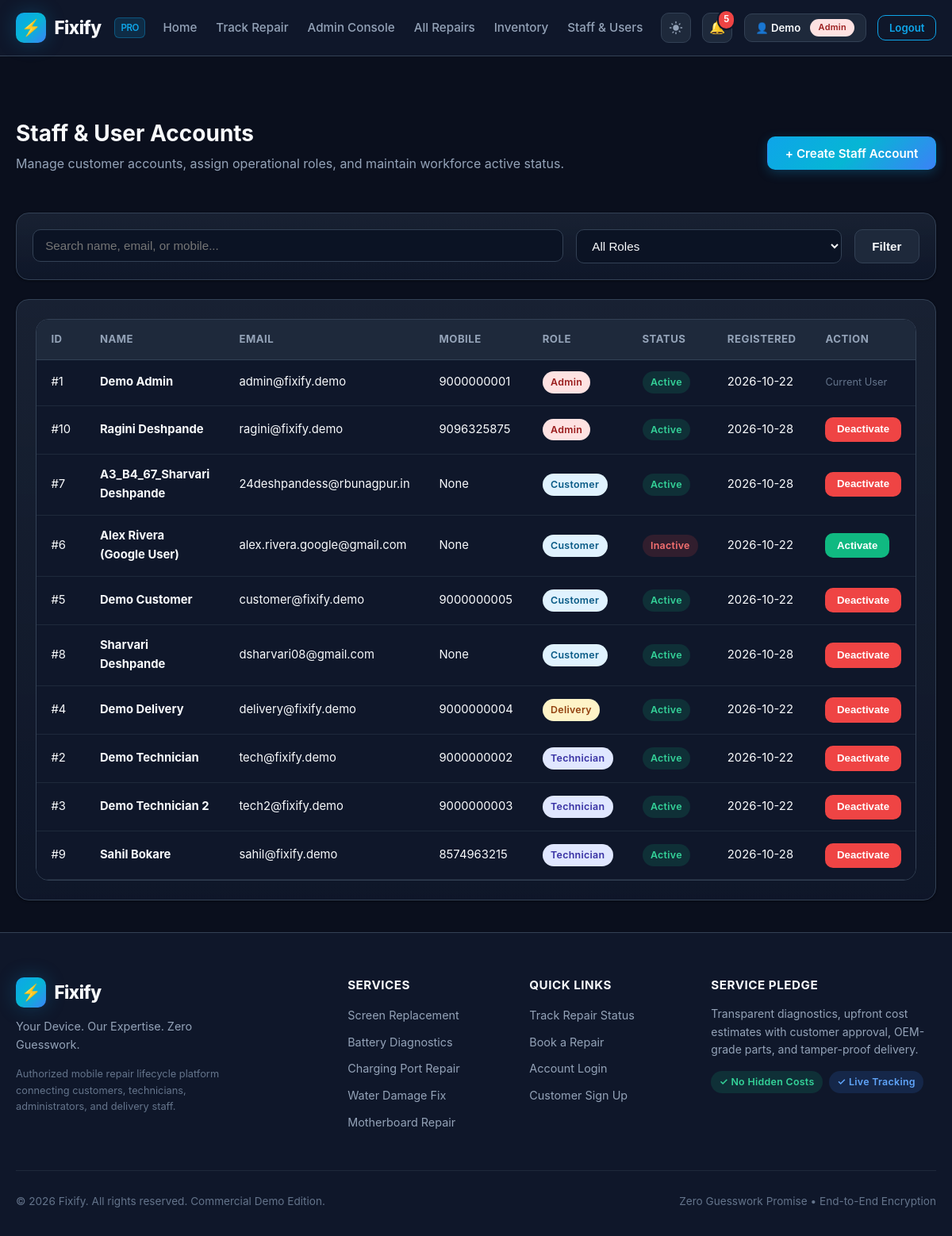
Page /admin/users (signed in) on the committed database.
### tables this page shows
CREATE TABLE users (
    id INTEGER PRIMARY KEY AUTOINCREMENT,
    full_name TEXT NOT NULL,
    email TEXT NOT NULL UNIQUE,
    mobile TEXT,
    password_hash TEXT,
    google_id TEXT UNIQUE,
    avatar_url TEXT,
    totp_secret TEXT,
    is_totp_enabled INTEGER NOT NULL DEFAULT 0,
    role TEXT NOT NULL DEFAULT 'customer' CHECK(role IN ('customer','admin','technician','delivery')),
    is_active INTEGER NOT NULL DEFAULT 1,
    created_at TEXT NOT NULL DEFAULT (datetime('now')),
    updated_at TEXT NOT NULL DEFAULT (datetime('now'))
);

### routes/admin.py (the view)
@bp.route('/users')
@login_required(roles=['admin'])
def users():
    role_filter = request.args.get('role', '').strip()
    search = request.args.get('q', '').strip()
    db = get_db()
    query = "SELECT * FROM users WHERE 1=1"
    params = []
    if role_filter:
        query += " AND role = ?"
        params.append(role_filter)
    if search:
        query += " AND (full_name LIKE ? OR email LIKE ? OR mobile LIKE ?)"
        wildcard = f"%{search}%"
        params.extend([wildcard, wildcard, wildcard])
    query += " ORDER BY role, full_name ASC"
    user_list = db.execute(query, params).fetchall()
    return render_template('admin/users.html', users=user_list, current_role=role_filter, search=search)

### database/db.py (called while the page is built)
def get_db():
    if 'db' not in g:
        g.db = sqlite3.connect(
            current_app.config['DATABASE'],
            detect_types=sqlite3.PARSE_DECLTYPES
        )
        g.db.row_factory = sqlite3.Row
        g.db.execute("PRAGMA foreign_keys = ON")
    return g.db

### services/auth_service.py (called while the page is built, shortened)
def login_required(roles=None):
    if isinstance(roles, str):
        roles = [roles]
    def decorator(f):
        @wraps(f)
        def decorated_function(*args, **kwargs):
            user_id = session.get('user_id')
            if not user_id:
                flash('Please log in to access this page.', 'warning')
                return redirect(url_for('auth.login', next=request.path))
            user_role = session.get('user_role')
            return f(*args, **kwargs)
        return decorated_function
    return decorator

### services/notification_service.py (called while the page is built)
def get_unread_count(user_id):
    db = get_db()
    row = db.execute(
        "SELECT COUNT(*) as count FROM notifications WHERE user_id = ? AND is_read = 0",
        (user_id,)
    ).fetchone()
    return row['count'] if row else 0

### templates/admin/users.html (shortened to what this page needs)
{% extends "base.html" %}
{% block content %}
<div class="container-fluid" style="max-width: 1350px; padding: 2.5rem 1.25rem;">
    <div style="display: flex; justify-content: space-between; align-items: center; margin-bottom: 2rem; flex-wrap: wrap; gap: 1rem;">
        <div>
            <h2>Staff & User Accounts</h2>
            <p>Manage customer accounts, assign operational roles, and maintain workforce active status.</p>
        </div>
        <a href="{{ url_for('admin.create_staff') }}" class="btn btn-primary">
            + Create Staff Account
        </a>
    </div>
    <div class="card" style="padding: 1.25rem; margin-bottom: 1.5rem;">
        <form action="{{ url_for('admin.users') }}" method="GET" style="display: flex; gap: 1rem; flex-wrap: wrap;">
            <div style="flex: 2; min-width: 220px;">
                <input type="text" name="q" class="form-control" placeholder="Search name, email, or mobile..." value="{{ search or '' }}">
            </div>
            <div style="flex: 1; min-width: 160px;">
                <select name="role" class="form-select" onchange="this.form.submit()">
                    <option value="">All Roles</option>
                </select>
            </div>
            <button type="submit" class="btn btn-secondary">Filter</button>
        </form>
    </div>
    <div class="card">
        <div class="table-responsive">
            <table class="table">
                <thead>
                    <tr>
                        <th>ID</th>
                        <th>Name</th>
                        <th>Email</th>
                        <th>Mobile</th>
                        <th>Role</th>
                        <th>Status</th>
                        <th>Registered</th>
                        <th>Action</th>
                    </tr>
                </thead>
                <tbody>
                    {% for u in users %}
                    <tr>
                        <td>#{{ u.id }}</td>
                        <td><strong>{{ u.full_name }}</strong></td>
                        <td>{{ u.email }}</td>
                        <td>{{ u.mobile }}</td>
                        <td>
                            <span class="badge badge-role-{{ u.role }}">{{ u.role }}</span>
                        </td>
                        <td>
                            {% if u.is_active == 1 %}
                                <span class="badge badge-completed">Active</span>
                            {% else %}
                                <span class="badge badge-cancelled">Inactive</span>
                            {% endif %}
                        </td>
                        <td>{{ u.created_at[:10] }}</td>
                        <td>
                            {% if u.id != session.get('user_id') %}
                                <form action="{{ url_for('admin.toggle_user_status', user_id=u.id) }}" method="POST" style="display: inline;">
                                    <button type="submit" class="btn btn-sm {% if u.is_active == 1 %}btn-danger{% else %}btn-success{% endif %}" onclick="return confirm('Toggle active status for {{ u.full_name }}?')">
                                        {% if u.is_active == 1 %}Deactivate{% else %}Activate{% endif %}
                                    </button>
                                </form>
                            {% else %}
                                <span style="font-size: 0.8rem; color: var(--text-muted);">Current User</span>
                            {% endif %}
                        </td>
                    </tr>
                    {% endfor %}
                </tbody>
            </table>
        </div>
    </div>
</div>
{% endblock %}

### rows in the picture
users: id "1", full_name "Demo Admin", email "admin@fixify.demo", mobile "9000000001", role "Admin", is_active "Active", created_at "2026-10-22", shows "Current User"
users: id "10", full_name "Ragini Deshpande", email "ragini@fixify.demo", mobile "9096325875", role "Admin", is_active "Active", created_at "2026-10-28"
users: id "7", full_name "A3_B4_67_Sharvari Deshpande", email "24deshpandess@rbunagpur.in", mobile "None", role "Customer", is_active "Active", created_at "2026-10-28"
users: id "6", full_name "Alex Rivera (Google User)", email "alex.rivera.google@gmail.com", mobile "None", role "Customer", is_active "Inactive", created_at "2026-10-22"
users: id "5", full_name "Demo Customer", email "customer@fixify.demo", mobile "9000000005", role "Customer", is_active "Active", created_at "2026-10-22"
users: id "8", full_name "Sharvari Deshpande", email "dsharvari08@gmail.com", mobile "None", role "Customer", is_active "Active", created_at "2026-10-28"
users: id "4", full_name "Demo Delivery", email "delivery@fixify.demo", mobile "9000000004", role "Delivery", is_active "Active", created_at "2026-10-22"
users: id "2", full_name "Demo Technician", email "tech@fixify.demo", mobile "9000000002", role "Technician", is_active "Active", created_at "2026-10-22"
users: id "3", full_name "Demo Technician 2", email "tech2@fixify.demo", mobile "9000000003", role "Technician", is_active "Active", created_at "2026-10-22"
users: id "9", full_name "Sahil Bokare", email "sahil@fixify.demo", mobile "8574963215", role "Technician", is_active "Active", created_at "2026-10-28"

### other values in the picture
{{ unread_notifications_count }} "5"
{{ session.get('user_name', 'Account').split()[0] }} "Demo"
{{ session.get('user_role') }} "Admin"
{{ tagline }} "Your Device. Our Expertise. Zero Guesswork."
